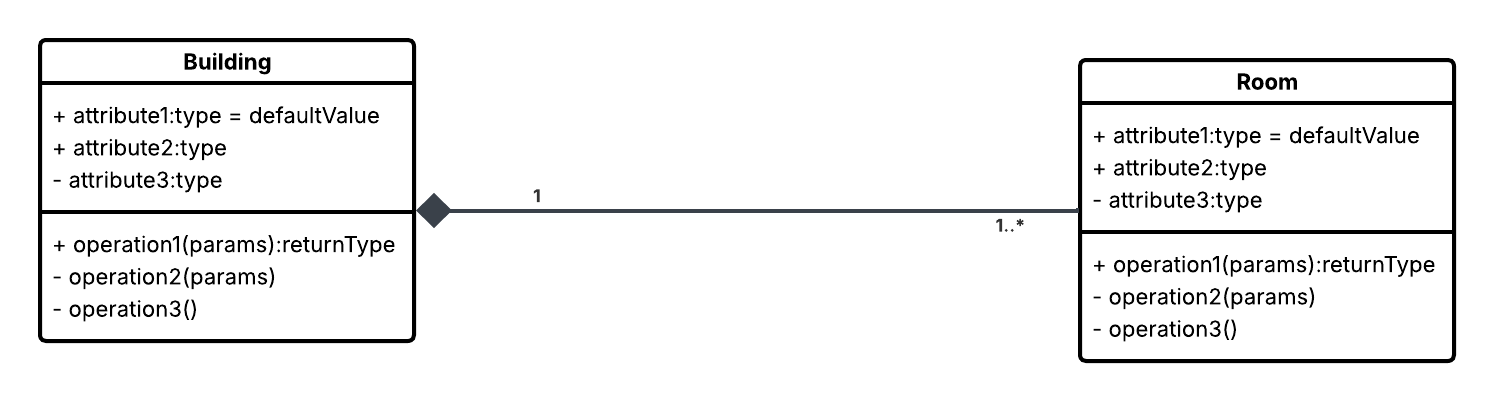
#> input picture images/cd_comp.png, 1494 x 401 px, found by its file name
$ python 'classDiagram copy 2.py'
#> lines starting #> are read from the running program, lines starting #| are printed output that depends on the picture; after the words box and inside, x2 and y2 are one past the last pixel; in counts of white or black regions, pixels touching at a corner belong together
import cv2
import numpy as np
import math
import pytesseract
from pytesseract import Output

# Global parameter used for polygon approximation
epsilon_ratio = 0.04

# ---------------- Step 0: Load image ----------------
def load_image(path):
    """
    Load image from disk and return original BGR image and a grayscale copy.
    """
#> called with path = './images/cd_comp.png'
    image = cv2.imread(path)
#> image is the input picture: shape (401, 1494, 3); mean B, G, R 240.7, 240.6, 240.6
    gray = cv2.cvtColor(image, cv2.COLOR_BGR2GRAY)
    return image, gray

# ---------------- Step 1: Threshold ----------------
def threshold_image(gray, thresh_val=128):
    """
    Binary inverse threshold the grayscale image.
    """
#> called with thresh_val = 128
    _, thresh = cv2.threshold(gray, thresh_val, 255, cv2.THRESH_BINARY_INV)
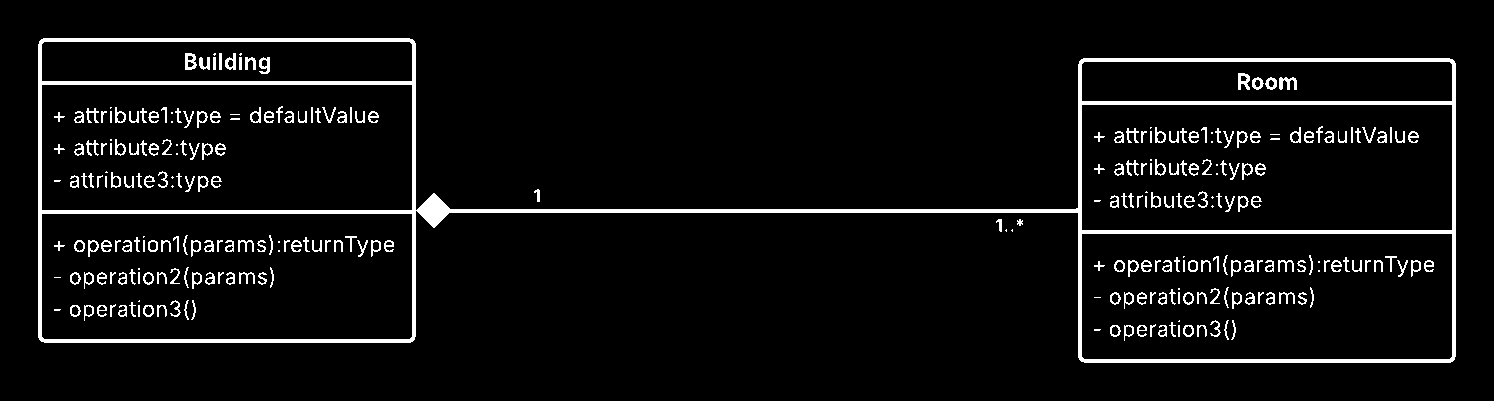
#> thresh: shape (401, 1494); 5.6% white; 284 white regions (42 under 20 px), largest, box (x1, y1, x2, y2) and area: (38, 38, 1456, 363) 19798, (1279, 77, 1297, 90) 141, (185, 53, 197, 70) 134
    return thresh

# ---------------- Step 2: Morphology ----------------
def extract_lines(thresh, vert_len=15, horiz_len=15):
    """
    Extract long vertical and horizontal lines using morphological opening.
    Returns two binary images containing vertical_lines and horizontal_lines.
    """
#> called with vert_len = 15, horiz_len = 15
    vertical_kernel = cv2.getStructuringElement(cv2.MORPH_RECT, (1, vert_len))
    horizontal_kernel = cv2.getStructuringElement(cv2.MORPH_RECT, (horiz_len, 1))

    vertical_lines = cv2.morphologyEx(thresh, cv2.MORPH_OPEN, vertical_kernel, iterations=2)
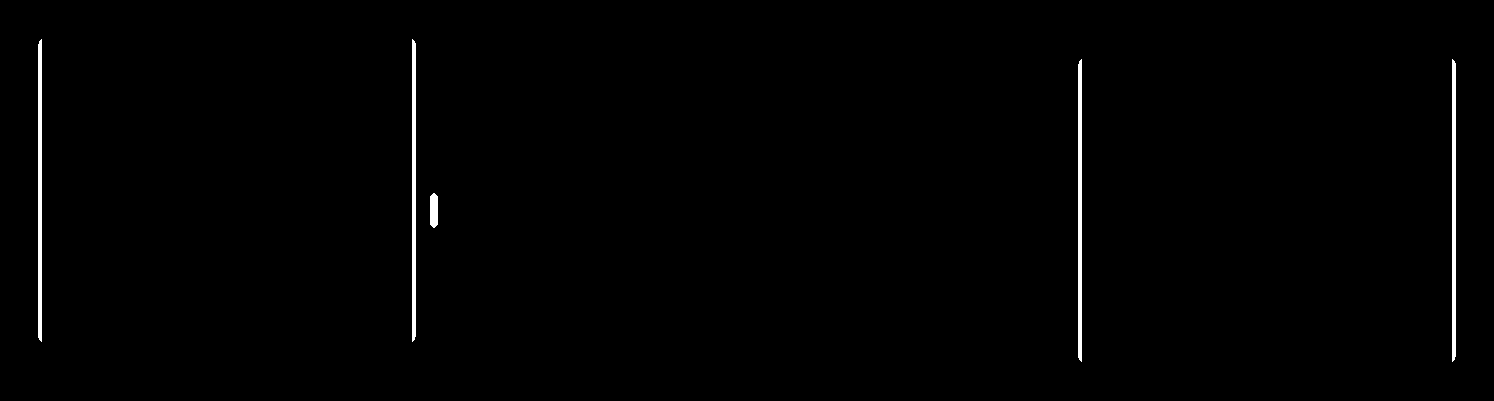
#> vertical_lines: shape (401, 1494); 0.84% white; 5 white regions, box (x1, y1, x2, y2) and area: (38, 39, 42, 342) 1197, (412, 39, 416, 342) 1197, (1078, 59, 1082, 362) 1197, (1452, 59, 1456, 362) 1197, (430, 193, 438, 228) 256
    horizontal_lines = cv2.morphologyEx(thresh, cv2.MORPH_OPEN, horizontal_kernel, iterations=2)
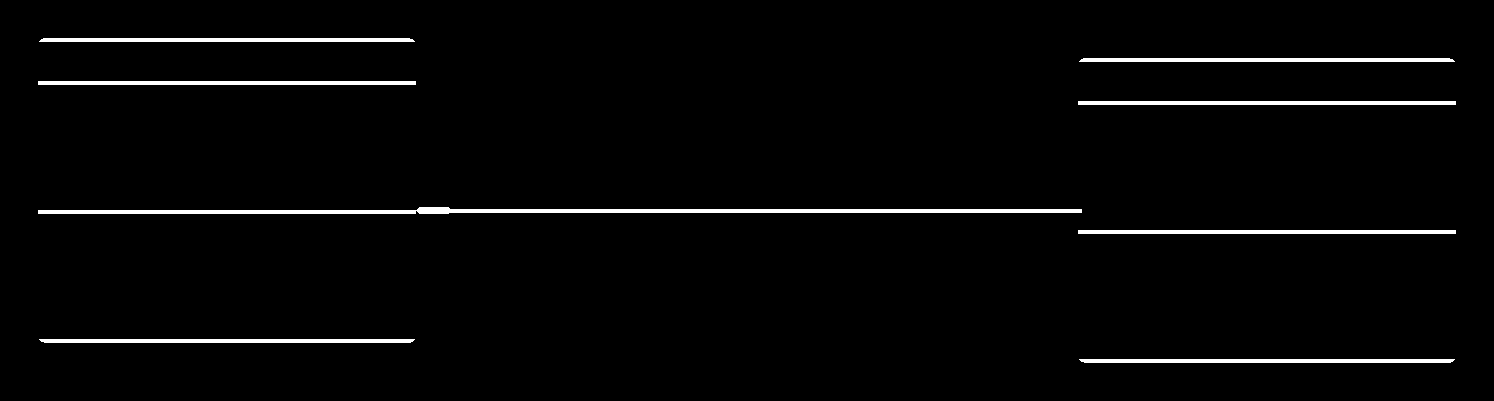
#> horizontal_lines: shape (401, 1494); 2.5% white; 8 white regions

    return vertical_lines, horizontal_lines

# ---------------- Step 3: Contour detection ----------------
def get_segments(lines):
    """
    Find external contours on a binary image and return bounding rects (x, y, w, h).
    """
    contours, _ = cv2.findContours(lines, cv2.RETR_EXTERNAL, cv2.CHAIN_APPROX_SIMPLE)
#> contours = 5 contours; box (x1, y1, x2, y2) and area: (1452, 59, 1456, 362) 894, (1078, 59, 1082, 362) 894, (412, 39, 416, 342) 894, (38, 39, 42, 342) 894, (430, 193, 438, 228) 220
    segments = [cv2.boundingRect(c) for c in contours]  # (x, y, w, h)
#> segments = [(430, 193, 8, 35), (1452, 59, 4, 303), (1078, 59, 4, 303), (412, 39, 4, 303), (38, 39, 4, 303)]
#> (the rest of the program and of its run is left out)
